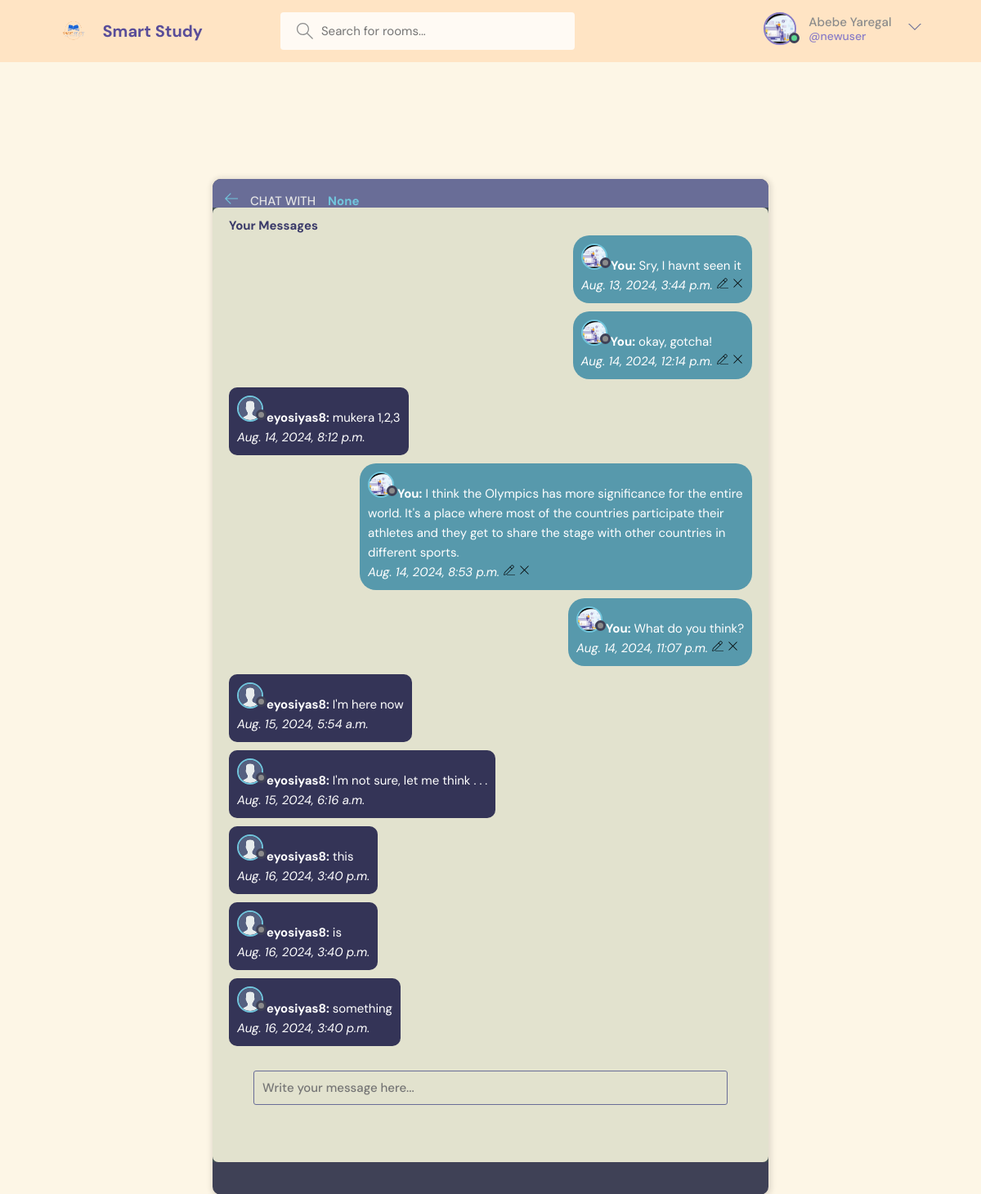
Page /chat/eyosiyas8/ (signed in) on the committed database.
### playground/models.py (models this page shows, shortened)
class User(AbstractUser):
    name = models.CharField(max_length=200, null=True)
    email = models.EmailField(null=True, unique=True)
    bio = models.TextField(null=True)
    avatar = models.ImageField(null=True, default='avatar.svg')
    REQUIRED_FIELDS = []

class Chat(models.Model):
    sender = models.ForeignKey(User, related_name='sent_messages', on_delete=models.CASCADE)
    recipient = models.ForeignKey(User, related_name='received_messages', on_delete=models.CASCADE)
    message = models.TextField()
    timestamp = models.DateTimeField(auto_now_add=True)
    is_read = models.BooleanField(default=False)
    class Meta:
        ordering = ['-timestamp']

### playground/views.py (the view)
# urls.py: path('chat/<str:username>/', views.chat, name='chat'),
@login_required(login_url='login')
def chat(request, username):
    other_user = get_object_or_404(User, username=username)
    if request.method == 'POST':
        form = Chat.objects.create(
            sender=request.user,
            recipient=other_user,
            message=request.POST.get('body')
        )
        return redirect('chat', username=other_user.username)  # Redirect to the same conversation after sending
    else:
        form = ChatForm()
    conversation = Chat.objects.filter(
        (Q(sender=request.user) & Q(recipient=other_user)) |
        (Q(sender=other_user) & Q(recipient=request.user))
    ).order_by('timestamp')
    context = {'form': form, 'conversation': conversation, 'other_user': other_user}
    return render(request, 'playground/chat.html', context)

### playground/forms.py
class ChatForm(ModelForm):
    class Meta:
        model = Chat
        fields = ['message']

### playground/templates/playground/chat.html (shortened to what this page needs)
{% extends 'main.html' %}
{% block content %}
    <main class="update-account layout">
        <div class="container">
            <div class="layout__box" style="transform: translate(-50%, 0%); margin-top: -35vh; min-height: 1rem;">
                <div class="layout__boxHeader">
                    <div class="layout__boxTitle">
                        <a href="{{request.META.HTTP_REFERER}}">
                            <svg version="1.1" xmlns="http://www.w3.org/2000/svg" width="32" height="32"
                                viewBox="0 0 32 32">
                                <title>arrow-left</title>
                                <path
                                    d="M13.723 2.286l-13.723 13.714 13.719 13.714 1.616-1.611-10.96-10.96h27.625v-2.286h-27.625l10.965-10.965-1.616-1.607z">
                                </path>
                            </svg>
                        </a>
                        <h3>chat with</h3><b style="color: rgb(113, 198, 221);">{{ other_user.name }}</b>
                    </div>
                </div>
                        <div class="room__conversation" style="background-color: rgb(67, 81, 85);">
                            <div class="threads scroll" style="margin-top: -2vh; background-color: rgb(226, 226, 206);">
                                <div class="form__group">
                                <h2 style="margin-top: 10px; color: rgb(57, 57, 105);;">Your Messages</h2>
                                {% for message in conversation %}
                                        {% if message.sender == request.user %}
                                            <div  style="float: right; background-color: rgb(87, 153, 172); margin-left: 25%; margin-bottom: 10px; color: white; padding: 10px; border-radius: 20px; display: inline-block;">
                                                <div class="avatar avatar--small">
                                                    <img src="{{user.avatar.url}}" />
                                                </div>
                                                <strong>You:</strong>
                                                {{ message.message }}<br>
                                                <small class="thread__date"> <i> {{ message.timestamp }} </i> </small>
                                                <a href="{% url 'update-chat' message.id %}">
                                                </a>
                                                <a href="{% url 'delete-chat' message.id %}">
                                                    <div class="thread__delete">
                                                    <svg version="1.1" xmlns="http://www.w3.org/2000/svg" width="15" height="15" viewBox="0 0 32 32">
                                                        <title>remove</title>
                                                        <path
                                                        d="M27.314 6.019l-1.333-1.333-9.98 9.981-9.981-9.981-1.333 1.333 9.981 9.981-9.981 9.98 1.333 1.333 9.981-9.98 9.98 9.98 1.333-1.333-9.98-9.98 9.98-9.981z"
                                                        ></path>
                                                    </svg>
                                                    </div>
                                                </a>
                                            </div>
                                        {% else %}
                                        <div style="float: left; background-color: rgb(52, 52, 87); margin-right: 25%; margin-bottom: 10px; color: white; padding: 10px; border-radius: 10px; display: inline-block;">
                                            <div class="avatar avatar--small">
                                                <img src="{{other_user.avatar.url}}" />
                                            </div>
                                            <strong>{{ other_user.username }}:</strong>
                                            {{ message.message }}<br>
                                            <small class="thread__date"> <i> {{ message.timestamp }} </i> </small>
                                        </div>
                                        {% endif %}
                                    {% empty %}
                                    {% if page == 'update' %}
                                        <p>Update your message here</p>
                                    {% else %}
                                        <p style="color: rgb(57, 57, 105);"> No messages yet. Say hi👋.</p>
                                    {% endif %}
                                {% endfor %}
                                {% if page == 'update' %}
                                <div class="layout__body">
                                    <form class="form" action="" method="POST" enctype="multipart/form-data">
                                      {% csrf_token %}
                                        <div>
                                            <div>
                                                <input type=text style="margin-top: 20px; color: rgb(77, 78, 99);" id="my-textarea" name="body" value="{{single_message.message}}" placeholder="Write your message here..."/>
                                            </div>
                                            <!-- <div class="form__action">
                                                <button class="btn btn--main" type="submit">Send</button>
                                            </div> -->
                                        </div>
                                    </form>
                                </div>
                                {% else %}
                                <div class="layout__body">
                                    <form class="form" action="" method="POST" enctype="multipart/form-data">
                                      {% for field in form %}
                                        <div class="msg-partition">
                                            <div>
                                                <input type=text style="margin-top: 20px; color: rgb(77, 78, 99);" id="my-textarea" name="body" placeholder="Write your message here..."/>
                                            </div>
                                        </div>
                                      {% endfor %}
                                    </form>
                                </div>
                                {% endif %}
                            </div>
                          </div>
                </div>
            </div>
        </div>
    </main>
{% endblock %}

### templates/navbar.html (shortened to what this page needs)
{% load static %}
<header class="header header--loggedIn" style="background-color: bisque;">
    <div class="container">
      <a href="{% url 'home' %}" class="header__logo">
        <img src="{% static 'images/logo.png' %}" />
        <h1 style="color: rgb(89, 77, 153);">Smart Study</h1>
      </a>
      <form class="header__search" method="GET" action="{% url 'home' %}">
        <label style="background-color: rgb(255, 250, 244);">
          <input name="q" placeholder="Search for rooms..." />
        </label>
      </form>
      <nav class="header__menu">
        {% if request.user.is_authenticated %}
        <div class="header__user">
          <a href="{% url 'user-profile' user.id %}">
            <div class="avatar avatar--medium active" style="border-color: rgb(137, 124, 199);">
              <img src="{{request.user.avatar.url}}" />
            </div>
            <p>{{request.user.name}} <span style="color:rgb(137, 124, 199);">@{{request.user.username}}</span></p>
          </a>
          <button class="dropdown-button">
            <svg version="1.1" xmlns="http://www.w3.org/2000/svg" width="32" height="32" viewBox="0 0 32 32">
              <title>chevron-down</title>
              <path d="M16 21l-13-13h-3l16 16 16-16h-3l-13 13z"></path>
            </svg>
          </button>
        </div>
        {% else %}
        <a href="{% url 'login' %}">
          <img src="{% static 'images/avatar.svg' %}" />
          <p>Login</p>
        </a>
        {% endif %}
      </nav>
    </div>
  </header>

### static/styles/style.css (style rules this page uses)
:root { --color-main: #71c6dd; --color-main-light: #e1f6fb; --color-dark: #3f4156; --color-dark-medium: #51546e; --color-dark-light: #696d97; --color-light: #e5e5e5; --color-gray: #8b8b8b; --color-light-gray: #b2bdbd; --color-bg: #2d2d39; --color-success: #5dd693; --color-error: #fc4b0b; }
* { font-family: "DM Sans", -apple-system, BlinkMacSystemFont, "Segoe UI", Roboto, Oxygen, Ubuntu, Cantarell, "Open Sans", "Helvetica Neue", sans-serif; margin: 0; padding: 0; box-sizing: border-box; text-rendering: optimizeLegibility; font-size: inherit; }
html { font-size: 56.25%; }
@media only screen and (min-width: 1200px) { html { font-size: 62.5%; } }
body { line-height: 1.6; font-weight: 400; font-size: 1.5rem; color: var(--color-light-gray); background-color: var(--color-bg); min-height: 100vh; }
img { width: 100%; }
a { display: inline-block; color: var(--color-main); text-decoration: none; }
.container { max-width: 120rem; width: 90%; margin: auto; }
.avatar { position: relative; display: inline-block; border-radius: 50%; border: 2px solid var(--color-main); }
.avatar img { display: block; border-radius: 50%; object-fit: cover; object-position: center; }
.avatar::after { content: ""; display: block; position: absolute; background-color: var(--color-gray); z-index: 111; border-radius: 50%; border: 0.3rem solid var(--color-dark); }
.avatar.active::after { background-color: var(--color-success); }
.avatar.avatar--small img { width: 2.8rem; height: 2.8rem; }
.avatar.avatar--small:after { width: 0.7rem; height: 0.7rem; bottom: 0px; right: -6px; }
.avatar.avatar--medium img { width: 3.6rem; height: 3.6rem; border-radius: 50%; }
.avatar.avatar--medium:after { width: 0.7rem; height: 0.7rem; bottom: 0px; right: -6px; }
.header { padding: 1.5rem; background-color: var(--color-dark); }
.header > .container { display: flex; gap: 9.5rem; }
.header__logo, .header__user { display: flex; gap: 2rem; align-items: center; }
.header__logo > img { height: 3.2rem; width: 3.2rem; }
.header__logo > h1 { font-weight: 700; font-size: 2rem; color: var(--color-light); }
.header__search > label { background-color: var(--color-dark-medium); padding: 1.3rem 1rem; display: flex; align-items: center; gap: 1rem; border-radius: 4px; }
.header__search svg { fill: var(--color-gray); width: 2rem; height: 2rem; margin-left: 1rem; }
.header__search input { width: 30rem; background: transparent; border: none; outline: none; color: var(--color-light); }
.header__menu { margin-left: auto; position: relative; }
.header__menu a { display: flex; gap: 1.5rem; align-items: center; font-weight: 500; text-decoration: none; color: var(--color-gray); }
.header__menu img { height: 3.6rem; }
.header__menu p { line-height: 1.2; }
.header__menu span { color: var(--color-main); font-weight: 500; font-size: 1.4rem; display: block; }
.header__menu svg { width: 1.6rem; height: 1.6rem; fill: var(--color-dark-light); }
.dropdown-button { background: transparent; border: 0; outline: 0; cursor: pointer; }
.layout { margin-top: 2.4rem; }
.layout > .container { display: flex; justify-content: space-between; align-items: flex-start; }
.layout__box { width: 90%; max-width: 48rem; min-height: 40rem; position: absolute; top: 50%; left: 50%; transform: translate(-50%, -46%); background-color: var(--color-dark); border-radius: 1rem; box-shadow: 1px 1px 6px 3px rgba(0, 0, 0, 0.1); overflow: hidden; }
.layout__boxHeader { display: flex; padding: 1.5rem; background-color: var(--color-dark-light); }
.layout__boxTitle { display: flex; gap: 1.5rem; align-items: center; }
.layout__boxTitle h3 { text-transform: uppercase; font-weight: 500; color: var(--color-light); }
.layout__boxTitle svg { width: 1.6rem; height: 1.6rem; fill: var(--color-main); }
.layout__body { margin: 3rem; }
.form__group { margin-bottom: 2rem; width: 100%; }
.form__group input, .form__group textarea, .form__group select { background: transparent; border: 1px solid var(--color-dark-light); padding: 1rem; border-radius: 3px; width: 100%; color: var(--color-light); font-weight: 500; outline: none; }
.update-account.layout .layout__box { max-width: 68rem; }
.room__conversation { margin-top: 1rem; margin-bottom: 4rem; height: 64%; }
.threads { background: var(--color-bg); border-radius: 0.7rem; overflow-y: auto; height: 100%; margin-top: 28vh; padding: 0 2rem 4rem 2rem; }

### rows in the picture
User: user.avatar (picture), user.name "Abebe Yaregal", user.username "newuser"
User: name "None", username "eyosiyas8"
Chat: avatar (picture), message "Sry, I havnt seen it", timestamp "Aug. 13, 2024, 3:44 p.m."
Chat: avatar (picture), message "okay, gotcha!", timestamp "Aug. 14, 2024, 12:14 p.m."
Chat: avatar (placeholder picture), message "mukera 1,2,3", timestamp "Aug. 14, 2024, 8:12 p.m."
Chat: avatar (picture), message "I think the Olympics has more significance for the entire world. It's a place where most of the countries participate their athletes and they get to share the stage with other countries in different sports.", timestamp "Aug. 14, 2024, 8:53 p.m."
Chat: avatar (picture), message "What do you think?", timestamp "Aug. 14, 2024, 11:07 p.m."
Chat: avatar (placeholder picture), message "I'm here now", timestamp "Aug. 15, 2024, 5:54 a.m."
Chat: avatar (placeholder picture), message "I'm not sure, let me think . . .", timestamp "Aug. 15, 2024, 6:16 a.m."
Chat: avatar (placeholder picture), message "this", timestamp "Aug. 16, 2024, 3:40 p.m."
Chat: avatar (placeholder picture), message "is", timestamp "Aug. 16, 2024, 3:40 p.m."
Chat: avatar (placeholder picture), message "something", timestamp "Aug. 16, 2024, 3:40 p.m."
